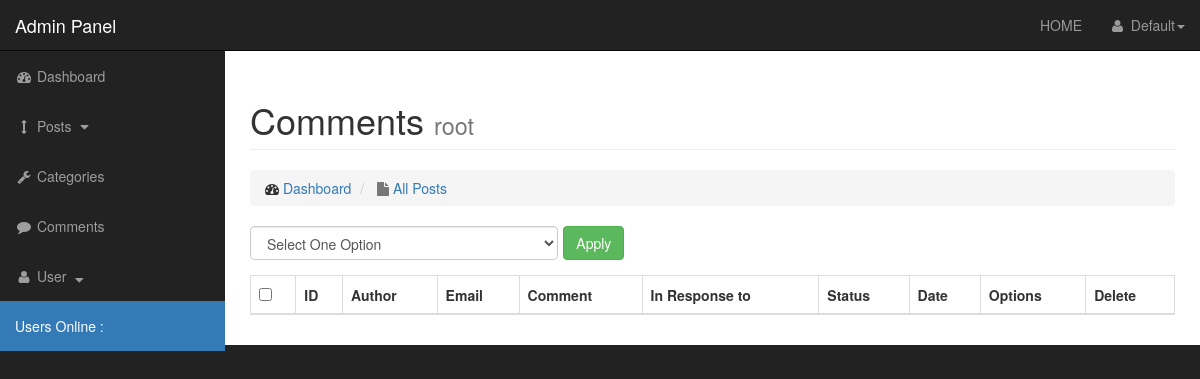
/admin/cmt_list.php (signed in), run on an earlier commit of the app's database.
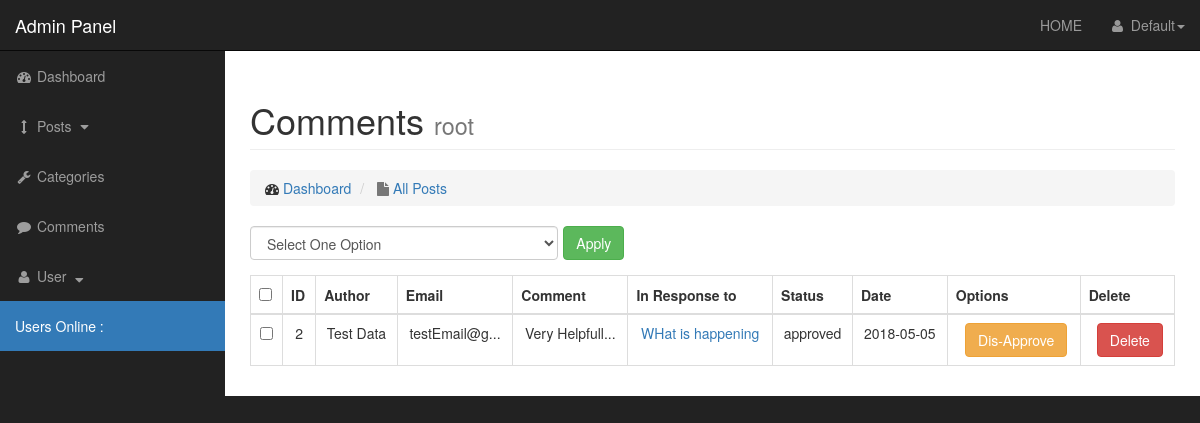
And on a later commit of the database.
### tables this page shows
CREATE TABLE `comments` (
  `cmt_id` int(3) NOT NULL,
  `cmt_post_id` int(3) NOT NULL,
  `cmt_author` varchar(32) NOT NULL,
  `cmt_email` varchar(64) DEFAULT NULL,
  `cmt_content` text NOT NULL,
  `cmt_status` varchar(32) NOT NULL DEFAULT 'draft',
  `cmt_date` date NOT NULL
);

CREATE TABLE `posts` (
  `post_id` int(3) NOT NULL,
  `cat_id` int(3) NOT NULL,
  `post_title` varchar(32) NOT NULL,
  `post_author` varchar(32) NOT NULL,
  `post_date` date NOT NULL,
  `post_img` text NOT NULL,
  `post_content` text NOT NULL,
  `post_tag` text NOT NULL,
  `post_status` varchar(22) NOT NULL DEFAULT 'draft',
  `views_count` int(11) NOT NULL DEFAULT '1'
);

### admin/includes/functions.php (the view, shortened to what this page needs)
            ?><?php
    function viewComments(){
        global $connect;
        $selectAllfromCmts = "SELECT * FROM comments";
        $showAllfromCmts = mysqli_query($connect,$selectAllfromCmts);
        while($row = mysqli_fetch_assoc($showAllfromCmts)){
            $cmtID = $row['cmt_id'];
            $cmtAuthor = $row['cmt_author'];
            $cmtEmail = substr($row['cmt_email'],0,11);
            $cmtContent = substr($row['cmt_content'],0,21);
            $selectfromcomment = "SELECT cmt_post_id FROM comments WHERE cmt_id=$cmtID";
            $showCommentP_ID = mysqli_query($connect,$selectfromcomment);
            $rowPID = mysqli_fetch_assoc($showCommentP_ID);
            $pID = $rowPID['cmt_post_id'];
            $selectfromPost = "SELECT post_title FROM posts WHERE post_id=$pID";
            $showPostTitle = mysqli_query($connect,$selectfromPost);
            $rowR_TO = mysqli_fetch_assoc($showPostTitle);
            $responseTo = $rowR_TO['post_title'];
            $cmtStatus = $row['cmt_status'];
            $cmtDate = $row['cmt_date'];
            echo "<tr>";
            echo "<td><input type='checkbox' class='checkboxes' name='checkBoxArray[]' value=$cmtID></td>";
            echo "<td>$cmtID</td>";
            echo "<td>$cmtAuthor</td>";
            echo "<td>$cmtEmail...</td>";
            echo "<td>$cmtContent...</td>";
            echo "<td><a href='../post.php?p_id=$pID'>$responseTo</a></td>";
            echo "<td>$cmtStatus</td>";
            echo "<td>$cmtDate</td>";
            if($cmtStatus == 'approved'){
                echo "<td><a class='btn btn-warning ' style='margin-left:5px;' href='cmt_list.php?disapprove=$cmtID'>Dis-Approve</a></td>";
            }else{
                echo "<td><a class='btn btn-info' href='cmt_list.php?approve=$cmtID'>Approve</a></td>";
            }
            echo "<td><a class='btn btn-danger' style='margin-left:5px;' href='cmt_list.php?delete=$cmtID'>Delete</a></td>";
            echo "</tr>";
        }
    }
?>

What changed in the data, as far as the page shows it:
added comments: cmt_id "2", cmt_author "Test Data", cmt_email "testEmail@g", cmt_content "Very Helpfull", posts.post_title "WHat is happening", cmt_status "approved", cmt_date "2018-05-05"
